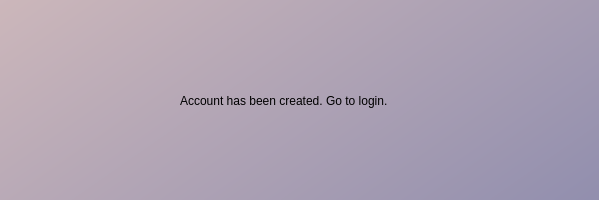
<?xml version="1.0" encoding="UTF-8"?>
<ui version="4.0">
 <class>Dialog</class>
 <widget class="QDialog" name="Dialog">
  <property name="geometry">
   <rect>
    <x>0</x>
    <y>0</y>
    <width>599</width>
    <height>200</height>
   </rect>
  </property>
  <property name="windowTitle">
   <string>Dialog</string>
  </property>
  <widget class="QWidget" name="Error2" native="true">
   <property name="geometry">
    <rect>
     <x>-180</x>
     <y>-180</y>
     <width>1001</width>
     <height>701</height>
    </rect>
   </property>
   <property name="styleSheet">
    <string notr="true">
background-color: qlineargradient(spread:pad, x1:0, y1:0, x2:1, y2:1, stop:0 rgba(233, 203, 193, 255), stop:1 rgba(100, 111, 164, 255));</string>
   </property>
   <widget class="QLabel" name="label">
    <property name="geometry">
     <rect>
      <x>280</x>
      <y>250</y>
      <width>61</width>
      <height>61</height>
     </rect>
    </property>
    <property name="styleSheet">
     <string notr="true">background: transparent</string>
    </property>
    <property name="text">
     <string/>
    </property>
    <property name="pixmap">
     <pixmap>UI Icons/1x/smiley.png</pixmap>
    </property>
    <property name="scaledContents">
     <bool>true</bool>
    </property>
   </widget>
   <widget class="QLabel" name="label_2">
    <property name="geometry">
     <rect>
      <x>360</x>
      <y>250</y>
      <width>491</width>
      <height>61</height>
     </rect>
    </property>
    <property name="styleSheet">
     <string notr="true">background:transparent ;
font: 16pt&quot;Times New Roman&quot;</string>
    </property>
    <property name="text">
     <string>Account has been created. Go to login.</string>
    </property>
   </widget>
  </widget>
 </widget>
 <resources>
  <include location="res.qrc"/>
 </resources>
 <connections/>
</ui>
